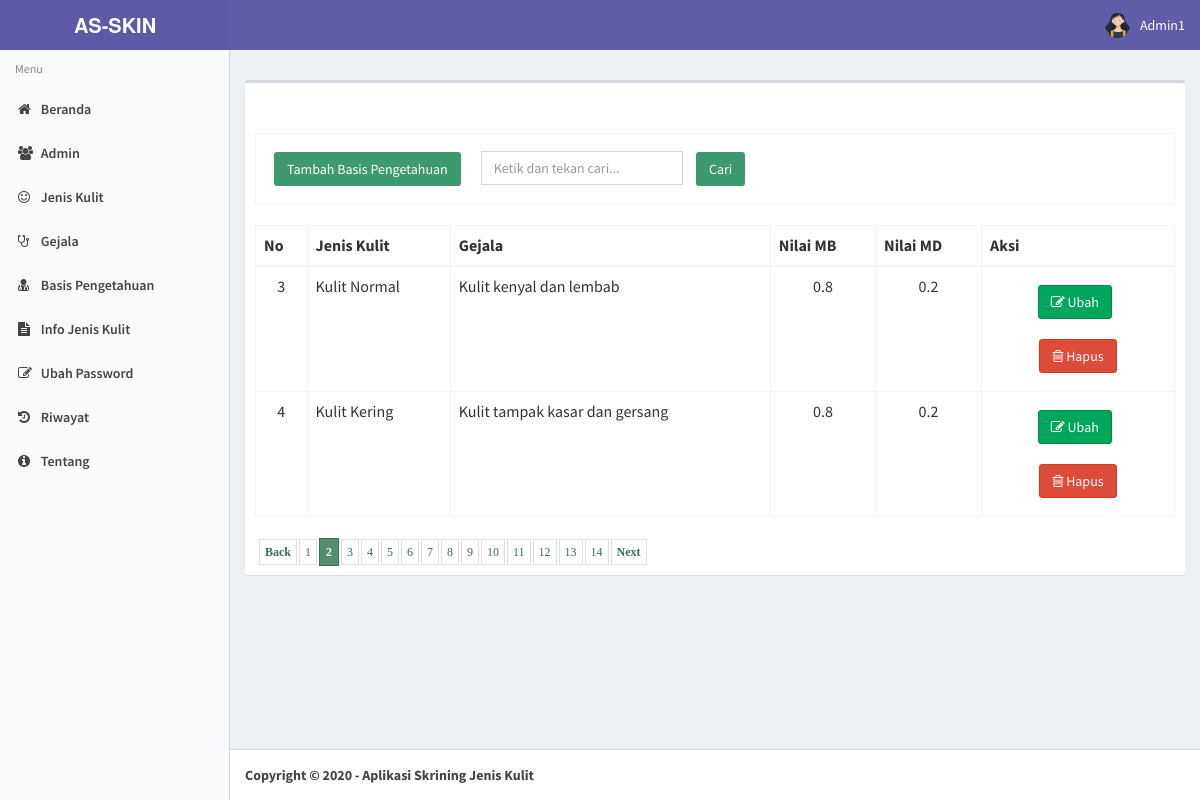
/index.php?module=pengetahuan&offset=2 (signed in), run on the app's committed database.
### tables this page shows
CREATE TABLE `tb_basispengetahuan` (
  `kd_pengetahuan` int(11) NOT NULL,
  `kd_jeniskulit` int(11) NOT NULL,
  `kd_gejala` int(11) NOT NULL,
  `nilai_mb` double(11,1) NOT NULL,
  `nilai_md` double(11,1) NOT NULL
);

CREATE TABLE `tb_jeniskulit` (
  `kd_jeniskulit` int(11) NOT NULL,
  `jenis_kulit` varchar(50) NOT NULL,
  `deskripsi` text NOT NULL,
  `solusi` text NOT NULL,
  `gambar` varchar(500) NOT NULL
);

CREATE TABLE `tb_gejala` (
  `kd_gejala` int(11) NOT NULL,
  `nama_gejala` varchar(500) NOT NULL
);

### modul/pengetahuan/pengetahuan.php (the view, shortened to what this page needs)
<?php
if (!(isset($_SESSION['username']) && isset($_SESSION['password']))) {
    header('location:index.php');
    exit();
} else {
    ?>
<?php
$aksi="modul/pengetahuan/aksi_pengetahuan.php";
switch($_GET[act]){
  default:
  $offset=$_GET['offset'];
	$limit = 2;
  $tampil=mysql_query("SELECT * FROM tb_basispengetahuan ORDER BY kd_pengetahuan");
	echo "<form method=POST action='?module=pengetahuan' name=text_form onsubmit='return Blank_TextField_Validator_Cari()'>
          <br><br><table class='table table-bordered'>
		  <tr><td><input class='btn bg-olive margin' type=button name=tambah value='Tambah Basis Pengetahuan' onclick=\"window.location.href='pengetahuan/tambahpengetahuan';\"><input type=text name='keyword' style='margin-left: 10px;' placeholder='Ketik dan tekan cari...' class='form-control' value='$_POST[keyword]' /> <input class='btn bg-olive margin' type=submit value='   Cari   ' name=Go></td> </tr>
          </table></form>";
		  	$baris=mysql_num_rows($tampil);
	if ($_POST[Go]){
			$numrows = mysql_num_rows(mysql_query("SELECT * FROM tb_basispengetahuan b,tb_jeniskulit p where b.kd_jeniskulit=p.kd_jeniskulit AND p.jenis_kulit like '%$_POST[keyword]%'"));
			if ($numrows > 0){
				echo "<div class='alert alert-success alert-dismissible'>
                <h4><i class='icon fa fa-check'></i> Sukses!</h4>
                Pengetahuan yang anda cari di temukan.
              </div>";
				$i = 1;
	echo" <table class='table table-bordered' style='overflow-x=auto' cellpadding='0' cellspacing='0'>
          <thead>
            <tr>
              <th>No</th>
              <th>Jenis Kulit</th>
              <th>Gejala</th>
              <th>Nilai MB</th>
              <th>Nilai MD</th>
              <th width='21%'>Aksi</th>
            </tr>
          </thead>
		  <tbody>";
	$hasil = mysql_query("SELECT * FROM tb_basispengetahuan b,tb_jeniskulit p where b.kd_jeniskulit=p.kd_jeniskulit AND p.jenis_kulit like '%$_POST[keyword]%'");
	$no = 1;
	$counter = 1;
    while ($r=mysql_fetch_array($hasil)){
	if ($counter % 2 == 0) $warna = "dark";
	else $warna = "light";
	$sql = mysql_query("SELECT * FROM tb_gejala where kd_gejala = '$r[kd_gejala]'");
	$rgejala=mysql_fetch_array($sql);
       echo "<tr class='".$warna."'>
			 <td align=center>$no</td>
			 <td>$r[jenis_kulit]</td>
			 <td>$rgejala[nama_gejala]</td>
			 <td align=center>$r[nilai_mb]</td>
			 <td align=center>$r[nilai_md]</td>
			 <td align=center><a type='button' class='btn btn-success margin' href=pengetahuan/editpengetahuan/$r[kd_pengetahuan]><i class='fa fa-pencil-square-o' aria-hidden='true'></i> Ubah </a> &nbsp;
	          <a type='button' class='btn btn-danger margin' href=\"JavaScript: confirmIt('Anda yakin akan menghapusnya ?','$aksi?module=pengetahuan&act=hapus&id=$r[kd_pengetahuan]','','','','u','n','Self','Self')\" onMouseOver=\"self.status=''; return true\" onMouseOut=\"self.status=''; return true\"><i class='fa fa-trash-o' aria-hidden='true'></i> Hapus</a>
             </td></tr>";
      $no++;
	  $counter++;
    }
    echo "</tbody></table>";
			}
			else{
				echo "<div class='alert alert-danger alert-dismissible'>
                <h4><i class='icon fa fa-ban'></i> Gagal!</h4>
                Maaf, Pengetahuan yang anda cari tidak ditemukan , silahkan inputkan dengan benar dan cari kembali.
              </div>";
			}
		}else{
	if($baris>0){
	echo" <table class='table table-bordered' style='overflow-x=auto' cellpadding='0' cellspacing='0'>
          <thead>
            <tr>
              <th>No</th>
              <th>Jenis Kulit</th>
              <th>Gejala</th>
              <th>Nilai MB</th>
              <th>Nilai MD</th>
              <th width='21%'>Aksi</th>
            </tr>
          </thead>
		  <tbody>
		  ";
	$hasil = mysql_query("SELECT * FROM tb_basispengetahuan ORDER BY kd_pengetahuan limit $offset,$limit");
	$no = 1 + $offset;
	$counter = 1;
    while ($r=mysql_fetch_array($hasil)){
	if ($counter % 2 == 0) $warna = "dark";
	else $warna = "light";
	$sql = mysql_query("SELECT * FROM tb_gejala where kd_gejala = '$r[kd_gejala]'");
	$rgejala=mysql_fetch_array($sql);
	$sql2 = mysql_query("SELECT * FROM tb_jeniskulit where kd_jeniskulit = '$r[kd_jeniskulit]'");
	$rpenyakit=mysql_fetch_array($sql2);
       echo "<tr class='".$warna."'>
			 <td align=center>$no</td>
			 <td>$rpenyakit[jenis_kulit]</td>
			 <td>$rgejala[nama_gejala]</td>
			 <td align=center>$r[nilai_mb]</td>
			 <td align=center>$r[nilai_md]</td>
			 <td align=center>
			 <a type='button' class='btn btn-success margin' href=pengetahuan/editpengetahuan/$r[kd_pengetahuan]><i class='fa fa-pencil-square-o' aria-hidden='true'></i> Ubah </a> &nbsp;
	          <a type='button' class='btn btn-danger margin' href=\"JavaScript: confirmIt('Anda yakin akan menghapusnya ?','$aksi?module=pengetahuan&act=hapus&id=$r[kd_pengetahuan]','','','','u','n','Self','Self')\" onMouseOver=\"self.status=''; return true\" onMouseOut=\"self.status=''; return true\">
			  <i class='fa fa-trash-o' aria-hidden='true'></i> Hapus</a>
             </td></tr>";
      $no++;
	  $counter++;
    }
    echo "</tbody></table>";
	echo "<div class=paging>";
	if ($offset!=0) {
		$prevoffset = $offset-10;
		echo "<span class=prevnext> <a href=index.php?module=pengetahuan&offset=$prevoffset>Back</a></span>";
	}
	else {
		echo "<span class=disabled>Back</span>";
	}
	$halaman = intval($baris/$limit);
	if ($baris%$limit){
		$halaman++;
	}
	for($i=1;$i<=$halaman;$i++){
		$newoffset = $limit * ($i-1);
		if($offset!=$newoffset){
			echo "<a href=index.php?module=pengetahuan&offset=$newoffset>$i</a>";
		}
		else {
			echo "<span class=current>".$i."</span>";
		}
	}
	if(!(($offset/$limit)+1==$halaman) && $halaman !=1){
		$newoffset = $offset + $limit;
		echo "<span class=prevnext><a href=index.php?module=pengetahuan&offset=$newoffset>Next</a>";
	}
	else {
		echo "<span class=disabled>Next</span>";
	}
	echo "</div>";
	}else{
	echo "<br><b>Data Kosong !</b>";
	}
	}
    break;
}
?>
<?php } ?>

### css/paging.css (style rules this page uses)
div.paging { padding:2px; margin:2px; text-align:left; font-family:Tahoma; font-size:12px; }
div.paging a { padding:5px 5px 5px 5px; margin-right:2px; border:1px solid #DEDFDE; text-decoration:none; color:#3a714e; }
div.paging span.current { padding:6px 6px 6px 6px; margin-right:2px; border:1px solid #3a714e; font-weight:bold; background-color:#558e6a; color:#FFFFFF; }
div.paging span.prevnext { font-weight:bold; }

### css/style.css (style rules this page uses)
div.paging { margin-top: 25px; }

### data on the page
tb_basispengetahuan: kd_jeniskulit.jenis_kulit "Kulit Normal", kd_gejala.nama_gejala "Kulit kenyal dan lembab", nilai_mb "0.8", nilai_md "0.2"
tb_basispengetahuan: kd_jeniskulit.jenis_kulit "Kulit Kering", kd_gejala.nama_gejala "Kulit tampak kasar dan gersang", nilai_mb "0.8", nilai_md "0.2"

### other printed values
$_SESSION['username'] "Admin1"
